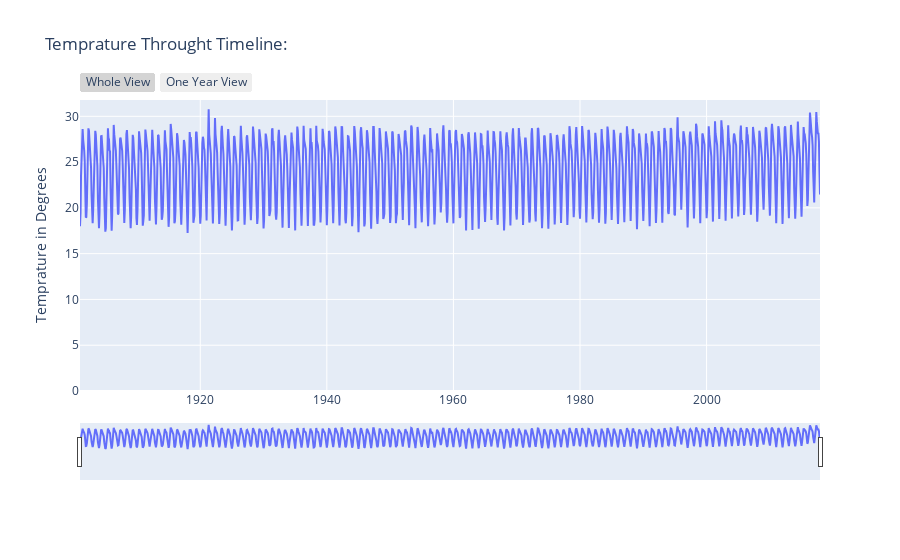

Notebook code cell kept with this figure:
### Markdown cell above
Temperature Through Time

### Code cell
data1.columns=['Year', 'Month', 'Temprature', 'Date']
data1.sort_values(by='Date', inplace=True) ## To get the time series right.

fig = go.Figure(layout = go.Layout(yaxis=dict(range=[0, data1['Temprature'].max()+1])))
fig.add_trace(go.Scatter(x=data1['Date'], y=data1['Temprature']), )
fig.update_layout(title='Temprature Throught Timeline:',
                 xaxis_title='Time', yaxis_title='Temprature in Degrees')
fig.update_layout(xaxis=go.layout.XAxis(
    rangeselector=dict(
        buttons=list([dict(label="Whole View", step="all"),
                      dict(count=1,label="One Year View",step="year",stepmode="todate")                      
                     ])),
        rangeslider=dict(visible=True),type="date")
)
fig.show()

### Figure 1 — Plotly figure (JSON) as saved in the notebook; plotly's stock layout.template omitted (floating-point values rounded to 4 significant figures; data arrays with more than 128 entries replaced by an {"elided": "..."} marker saying what was removed)
{"data": [{"type": "scatter", "x": {"elided": "1404 str values"}, "y": {"elided": "1404 float values"}}], "layout": {"title": {"text": "Temprature Throught Timeline:"}, "xaxis": {"rangeselector": {"buttons": [{"label": "Whole View", "step": "all"}, {"count": 1, "label": "One Year View", "step": "year", "stepmode": "todate"}]}, "rangeslider": {"visible": true}, "type": "date"}, "yaxis": {"range": [0, 31.78], "title": {"text": "Temprature in Degrees"}}}}
